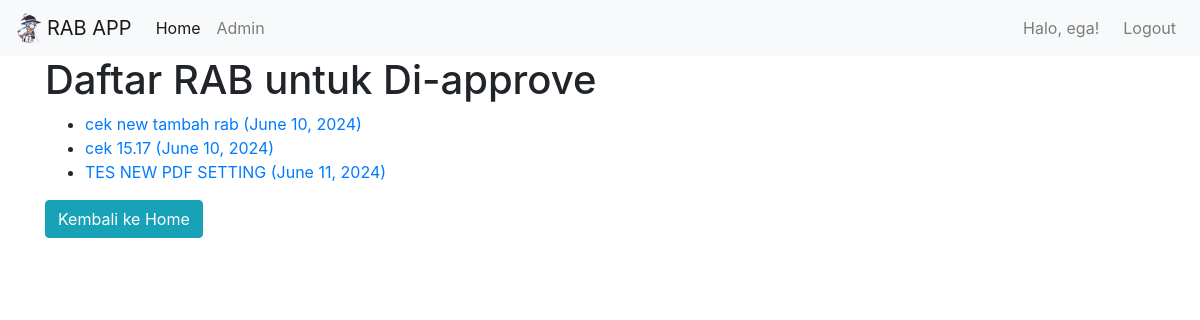
Page /approval-list/ (signed in) on the committed database.
### myapp/models.py (models this page shows, shortened)
class RAB(models.Model):
    user = models.ForeignKey(User, on_delete=models.CASCADE)
    nama_rab = models.CharField(max_length=255)
    tanggal = models.DateField()
    status = models.CharField(max_length=50, choices=[('Pending', 'Pending'), ('Approved', 'Approved'), ('Rejected', 'Rejected')], default='Pending')

class Approval(models.Model):
    rab = models.ForeignKey(RAB, on_delete=models.CASCADE)
    approver = models.ForeignKey(User, on_delete=models.CASCADE)
    status = models.CharField(max_length=50, choices=[('Pending', 'Pending'), ('Approved', 'Approved'), ('Rejected', 'Rejected')], default='Pending')
    order = models.IntegerField()

### myapp/views.py (the view)
# urls.py: path('approval-list/', views.approval_list, name='approval_list'),
@login_required(login_url='/login/')
def approval_list(request):
    approvals = Approval.objects.filter(approver=request.user, status='Pending')
    rabs = [approval.rab for approval in approvals]
    return render(request, 'approval_list.html', {'rabs': rabs})

### myapp/templates/approval_list.html (shortened to what this page needs)
{% extends "base.html" %}
{% block content %}
{% load humanize %}
{% load static %}
<body>
    <h1>Daftar RAB untuk Di-approve</h1>
    <ul>
        {% for rab in rabs %}
            {% for approval in rab.approval_set.all %}
                {% if approval.approver == user and approval.status == 'Pending' %}
                    <li>
                        <a href="{% url 'approve_rab' rab.id approval.id %}">{{ rab.nama_rab }} ({{ rab.tanggal }})</a>
                    </li>
                {% endif %}
            {% endfor %}
        {% endfor %}
    </ul>
    <a class="btn btn-info" href="{% url 'home' %}">Kembali ke Home</a>
</body>
{% endblock %}

### myapp/templates/base.html (shortened to what this page needs)
{% load static %}
<!DOCTYPE html>
<html lang="en">
<head>
    <link rel="stylesheet" href="https://stackpath.bootstrapcdn.com/bootstrap/4.3.1/css/bootstrap.min.css" />
</head>
<body>
    <nav class="navbar navbar-expand-lg navbar-light bg-light">
        <a class="navbar-brand" href="#">
            <img src="{% static 'roxy.png' %}" height="30" class="d-inline-block align-top" alt="">
            RAB APP
        </a>
        <div class="collapse navbar-collapse" id="navbarNav">
            <ul class="navbar-nav mr-auto">
                <li class="nav-item active">
                    <a class="nav-link" href="{% url 'home' %}">Home</a>
                </li>
                <li class="nav-item">
                    <a class="nav-link" href="{% url 'admin' %}" target="_blank">Admin</a>
                </li>
            </ul>
            <ul class="navbar-nav">
                {% if user.is_authenticated %}
                    <li class="nav-item">
                        <span class="navbar-text mr-3">Halo, {{ user.username }}!</span>
                    </li>
                    <li class="nav-item">
                        <a class="nav-link" href="{% url 'logout' %}">Logout</a>
                    </li>
                {% else %}
                    <li class="nav-item">
                        <a class="nav-link" href="{% url 'login' %}">Login</a>
                    </li>
                {% endif %}
            </ul>
        </div>
    </nav>
    <div class="container">
        {% block content %}
        {% endblock %}
    </div>
</body>
</html>

### rows in the picture
RAB: nama_rab "cek new tambah rab", tanggal "June 10, 2024"
RAB: nama_rab "cek 15.17", tanggal "June 10, 2024"
RAB: nama_rab "TES NEW PDF SETTING", tanggal "June 11, 2024"

### other values in the picture
{{ user.username }} "ega"
